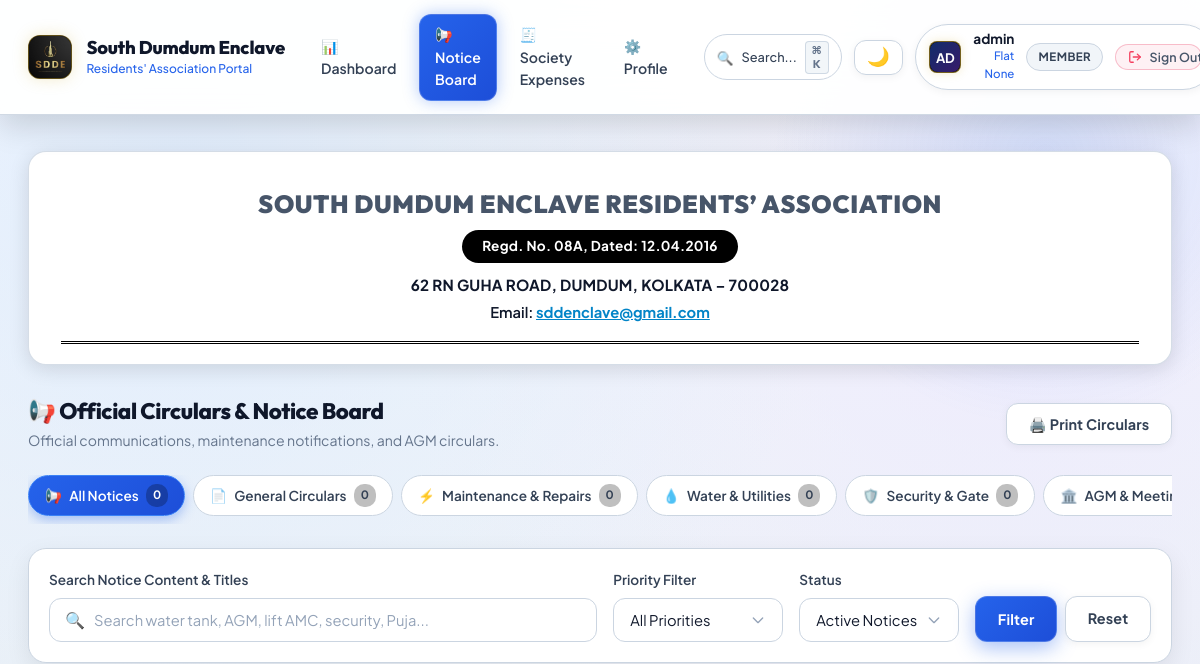
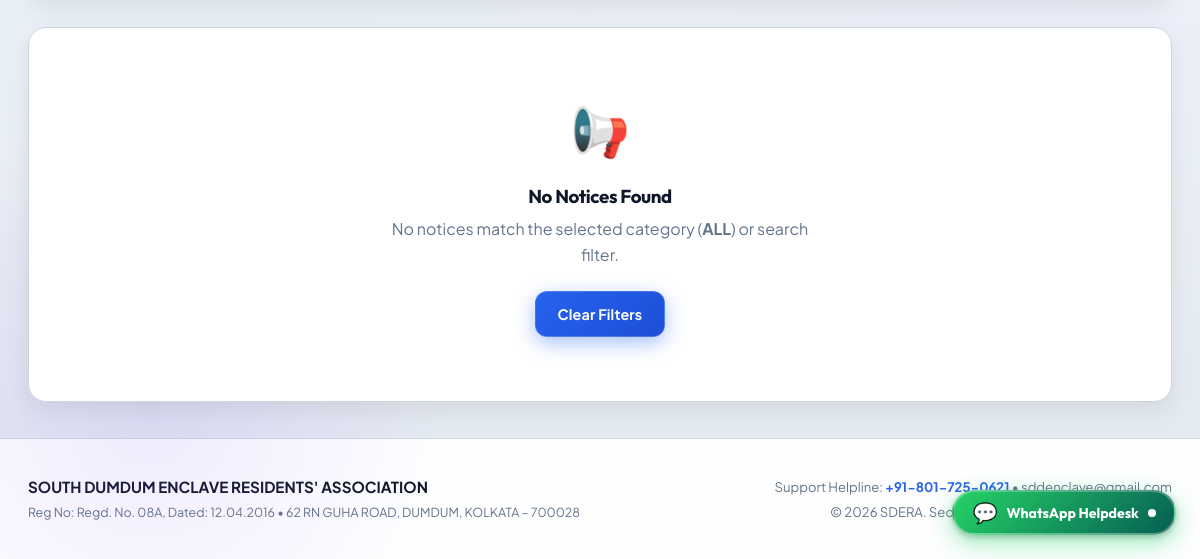
The app's page /notices (signed in), older data (2 pictures, top to bottom).
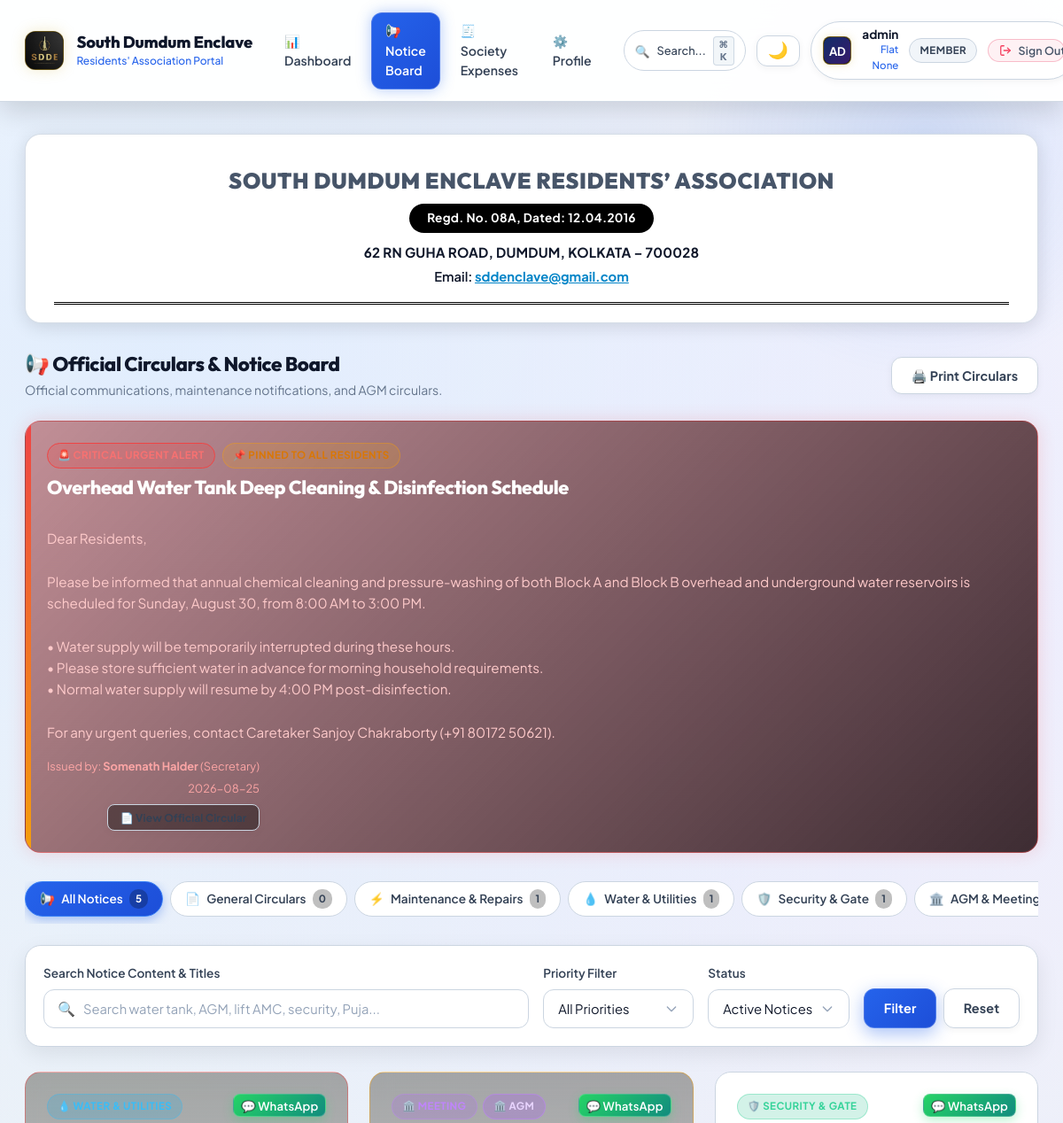
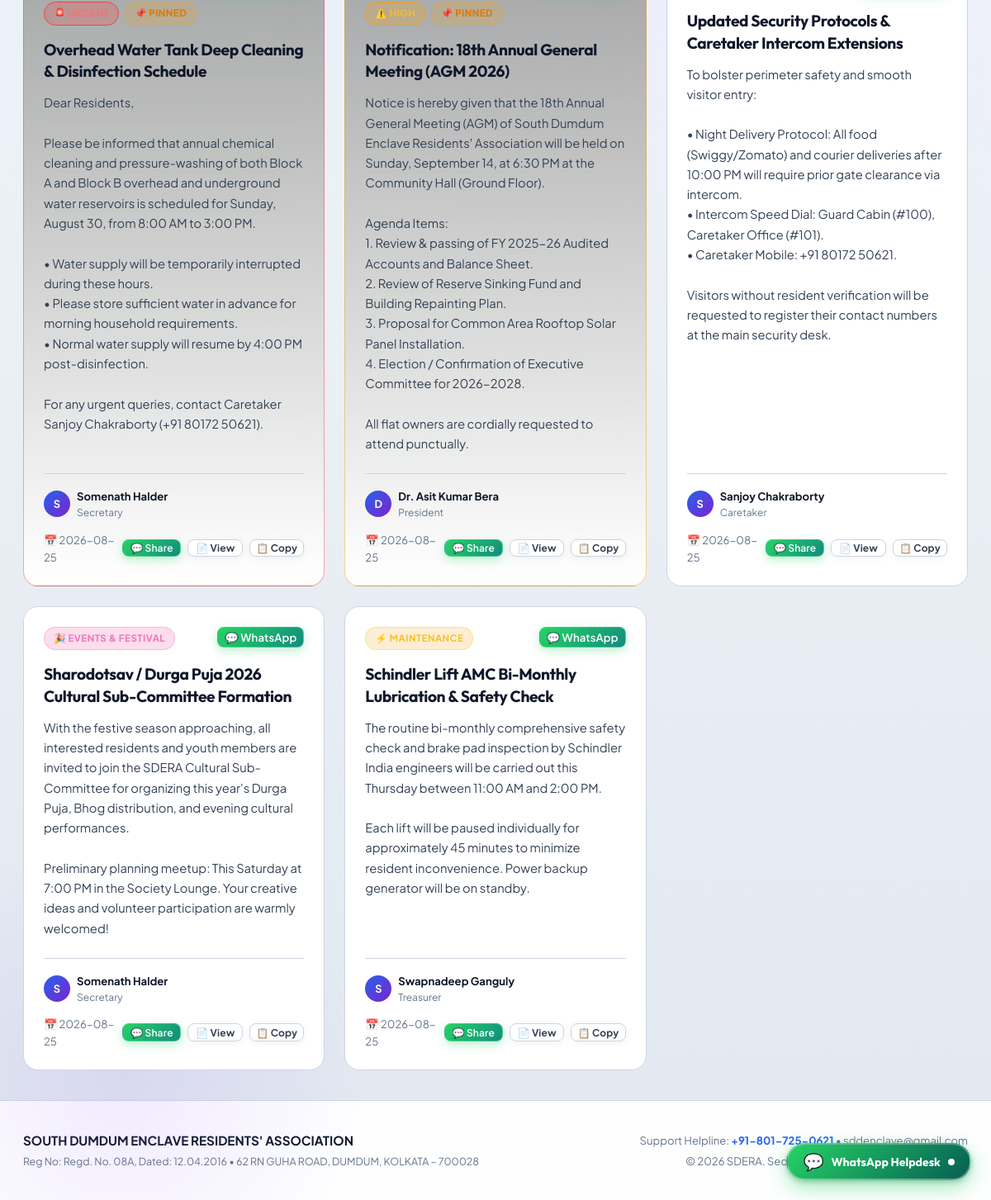
The same page, newer data (2 pictures, top to bottom).
### tables this page shows
CREATE TABLE tbl_notices (
                id INTEGER PRIMARY KEY AUTOINCREMENT,
                title VARCHAR(255) NOT NULL,
                content TEXT NOT NULL,
                category VARCHAR(50) NOT NULL DEFAULT 'GENERAL',
                meeting_type VARCHAR(50) DEFAULT NULL,
                meeting_date VARCHAR(50) DEFAULT NULL,
                priority VARCHAR(20) NOT NULL DEFAULT 'NORMAL',
                is_pinned INTEGER NOT NULL DEFAULT 0,
                posted_by VARCHAR(100) NOT NULL,
                posted_by_role VARCHAR(50) NOT NULL DEFAULT 'Executive Committee',
                status VARCHAR(20) NOT NULL DEFAULT 'ACTIVE',
                created_at TIMESTAMP DEFAULT CURRENT_TIMESTAMP,
                updated_at TIMESTAMP DEFAULT CURRENT_TIMESTAMP
            );

### app.py (the view)
@app.route('/notices')
@login_required
def notices_list():
    user = session.get('user', {})
    is_admin = bool(user.get('is_admin') or user.get('role') in ADMIN_ROLES)
    cat_filter = request.args.get('category', 'ALL').strip().upper()
    meeting_type_filter = request.args.get('meeting_type', 'ALL').strip()
    priority_filter = request.args.get('priority', 'ALL').strip().upper()
    search_q = request.args.get('q', '').strip()
    status_filter = request.args.get('status', 'ACTIVE').strip().upper()
    query = "SELECT * FROM tbl_notices WHERE 1=1"
    params = []
    if status_filter != 'ALL':
        query += " AND status = %s"
        params.append(status_filter)
    if cat_filter != 'ALL':
        query += " AND category = %s"
        params.append(cat_filter)
    if meeting_type_filter != 'ALL' and meeting_type_filter:
        query += " AND meeting_type = %s"
        params.append(meeting_type_filter)
    if priority_filter != 'ALL':
        query += " AND priority = %s"
        params.append(priority_filter)
    if search_q:
        query += " AND (title LIKE %s OR content LIKE %s OR posted_by LIKE %s OR meeting_type LIKE %s)"
        like_term = f"%{search_q}%"
        params.extend([like_term, like_term, like_term, like_term])
    query += " ORDER BY is_pinned DESC, (priority = 'URGENT') DESC, (priority = 'HIGH') DESC, id DESC"
    notices = query_db(query, params)
    cat_counts = {}
    total_active = 0
    all_notices_raw = query_db("SELECT category, COUNT(*) as cnt FROM tbl_notices WHERE status = 'ACTIVE' GROUP BY category")
    for r in (all_notices_raw or []):
        cat_counts[r['category']] = r['cnt']
        total_active += r['cnt']
    cat_counts['ALL'] = total_active
    pinned_urgent = [n for n in (notices or []) if n.get('is_pinned') and n.get('priority') == 'URGENT']
    recipients_info = get_notice_email_recipients() if is_admin else None
    return render_template(
        'notices.html',
        notices=notices,
        categories=NOTICE_CATEGORIES,
        meeting_types=MEETING_TYPES,
        current_category=cat_filter,
        current_meeting_type=meeting_type_filter,
        current_priority=priority_filter,
        current_status=status_filter,
        search_q=search_q,
        cat_counts=cat_counts,
        pinned_urgent=pinned_urgent,
        recipients_info=recipients_info,
        is_admin=is_admin,
        now=datetime.now()
    )

### templates/notices.html (shortened to what this page needs)
{% extends 'base.html' %}
{% block content %}
<div class="official-letterhead">
    <h1 class="letterhead-title">SOUTH DUMDUM ENCLAVE RESIDENTS’ ASSOCIATION</h1>
    <div class="letterhead-pill">Regd. No. 08A, Dated: 12.04.2016</div>
    <div class="letterhead-address">62 RN GUHA ROAD, DUMDUM, KOLKATA – 700028</div>
    <div class="letterhead-email">Email: <a href="mailto:sddenclave@gmail.com">sddenclave@gmail.com</a></div>
    <div class="letterhead-double-rule"></div>
</div>
<div class="notices-hero">
    <div class="page-header-title">
        <h2 style="font-size: 1.4rem; font-weight: 800; color: var(--text-heading, #ffffff); margin: 0;">📢 Official Circulars &amp; Notice Board</h2>
        <p style="font-size: 0.88rem; color: var(--text-muted, #94a3b8); margin: 4px 0 0 0;">Official communications, maintenance notifications, and AGM circulars.</p>
    </div>
    <div class="page-header-actions no-print">
        <button type="button" class="btn btn-secondary" onclick="window.print()" title="Print Notice Board">
            🖨️ Print Circulars
        </button>
    </div>
</div>
{% if pinned_urgent %}
{% for un in pinned_urgent %}
<div class="urgent-banner-card">
    <div style="display: flex; justify-content: space-between; align-items: flex-start; gap: 1rem; flex-wrap: wrap;">
        <div>
            <div style="display: flex; align-items: center; gap: 0.5rem; margin-bottom: 0.5rem;">
                <span class="badge badge-prio-urgent">🚨 CRITICAL URGENT ALERT</span>
                <span class="badge badge-warning">📌 Pinned to All Residents</span>
            </div>
            <h3 style="font-size: 1.35rem; font-weight: 800; color: #ffffff; margin-bottom: 0.5rem; cursor: pointer;" onclick='openViewDocModal({{ un|tojson }})'>
                {{ un.title }}
            </h3>
            <p style="font-size: 0.95rem; color: #fecaca; line-height: 1.6; margin: 0; white-space: pre-line;">
                {{ un.content }}
            </p>
        </div>
        <div style="text-align: right; font-size: 0.8rem; color: #fca5a5;">
            <div>Issued by: <strong>{{ un.posted_by }}</strong> ({{ un.posted_by_role }})</div>
            <div style="margin-top: 4px;">{{ (un.created_at|string)[:10] }}</div>
            <button type="button" class="btn btn-sm btn-secondary no-print" style="margin-top: 8px; font-size: 0.75rem; background: rgba(0,0,0,0.4);" onclick='openViewDocModal({{ un|tojson }})'>
                📄 View Official Circular
            </button>
        </div>
    </div>
</div>
{% endfor %}
{% endif %}
<div class="notices-pills-bar no-print">
    {% for cat_code, cat_label, cat_icon in categories %}
    <a href="{{ url_for('notices_list', category=cat_code, priority=current_priority, q=search_q, status=current_status) }}"
       class="notice-pill {% if current_category == cat_code %}active{% endif %}">
        <span>{{ cat_icon }}</span>
        <span>{{ cat_label }}</span>
        <span class="notice-pill-badge">{{ cat_counts.get(cat_code, 0) }}</span>
    </a>
    {% endfor %}
</div>
<div class="card filter-box no-print" style="margin-bottom: 1.75rem; padding: 1.25rem;">
    <form method="GET" action="{{ url_for('notices_list') }}" style="display: flex; gap: 1rem; align-items: flex-end; flex-wrap: wrap;">
        <div style="flex: 1 1 240px; min-width: 0;">
            <label class="form-label" for="q">Search Notice Content &amp; Titles</label>
            <div class="live-search-box">
                <span class="search-icon">🔍</span>
                <input type="text" id="q" name="q" class="form-control" placeholder="Search water tank, AGM, lift AMC, security, Puja..." value="{{ search_q }}">
            </div>
        </div>
        <div style="flex: 0 1 170px; min-width: 0;">
            <label class="form-label" for="priority">Priority Filter</label>
            <select id="priority" name="priority" class="form-select" onchange="this.form.submit()">
                <option value="ALL" {% if current_priority == 'ALL' %}selected{% endif %}>All Priorities</option>
            </select>
        </div>
        <div style="flex: 0 1 160px; min-width: 0;">
            <label class="form-label" for="status">Status</label>
            <select id="status" name="status" class="form-select" onchange="this.form.submit()">
                <option value="ACTIVE" {% if current_status == 'ACTIVE' %}selected{% endif %}>Active Notices</option>
            </select>
        </div>
        <div style="display: flex; gap: 0.5rem; flex-wrap: wrap;">
            <button type="submit" class="btn btn-primary">Filter</button>
            <a href="{{ url_for('notices_list') }}" class="btn btn-secondary">Reset</a>
        </div>
    </form>
</div>
{% if notices %}
<div class="notices-grid">
    {% for n in notices %}
    <div class="notice-card {% if n.is_pinned %}is-pinned{% endif %} {% if n.priority == 'URGENT' %}is-urgent{% endif %}" id="notice-{{ n.id }}">
        <div>
            <div class="notice-card-header">
                <div class="notice-badges-group">
                    {% if n.category == 'WATER_SUPPLY' %}
                        <span class="badge badge-cat-water">💧 Water &amp; Utilities</span>
                    {% elif n.category == 'MAINTENANCE' %}
                        <span class="badge badge-cat-maintenance">⚡ Maintenance</span>
                    {% elif n.category == 'AGM_MEETING' %}
                        <span class="badge badge-cat-agm">🏛️ Meeting</span>
                        {% if n.meeting_type %}
                            <span class="badge badge-cat-meeting-type" title="Meeting Type: {{ n.meeting_type }}">🏛️ {{ n.meeting_type }}</span>
                        {% endif %}
                    {% elif n.category == 'EVENTS_FESTIVAL' %}
                        <span class="badge badge-cat-events">🎉 Events &amp; Festival</span>
                    {% elif n.category == 'SECURITY' %}
                        <span class="badge badge-cat-security">🛡️ Security &amp; Gate</span>
                    {% elif n.category == 'FINANCIAL' %}
                        <span class="badge badge-cat-financial">💰 Accounts &amp; Dues</span>
                    {% elif n.category == 'EMERGENCY' %}
                        <span class="badge badge-cat-emergency">🚨 Urgent Alert</span>
                    {% else %}
                        <span class="badge badge-cat-general">📄 General</span>
                    {% endif %}
                    {% if n.priority == 'URGENT' %}
                        <span class="badge badge-prio-urgent">🚨 URGENT</span>
                    {% elif n.priority == 'HIGH' %}
                        <span class="badge badge-prio-high">⚠️ HIGH</span>
                    {% endif %}
                    {% if n.is_pinned %}
                        <span class="badge badge-warning" title="Pinned on Dashboard">📌 Pinned</span>
                    {% endif %}
                </div>
                <div class="notice-actions no-print">
                    {% if is_admin %}
                    <form method="POST" action="{{ url_for('notices_toggle_pin', notice_id=n.id) }}" style="display:inline;">
                        <button type="submit" class="btn btn-sm btn-secondary" style="padding: 0.2rem 0.5rem;" title="{{ 'Unpin from Top' if n.is_pinned else 'Pin to Top' }}">
                            {{ '📍 Unpin' if n.is_pinned else '📌 Pin' }}
                        </button>
                    </form>
                    <form method="POST" action="{{ url_for('notices_broadcast', notice_id=n.id) }}" style="display:inline;" onsubmit="return confirm('Broadcast notice \'{{ n.title }}\' to all registered member email addresses?');">
                        <button type="submit" class="btn btn-sm btn-secondary" style="padding: 0.2rem 0.5rem;" title="Broadcast to Member Inboxes">
                            ✉️ Email
                        </button>
                    </form>
                    <button type="button" class="btn btn-sm btn-whatsapp" style="padding: 0.2rem 0.5rem;" onclick='openNoticeWhatsAppModal({{ n|tojson }})' title="Share / Broadcast Notice on WhatsApp">
                        💬 WhatsApp
                    </button>
                    <button type="button" class="btn btn-sm btn-secondary" style="padding: 0.2rem 0.5rem;" title="Edit Notice"
                            onclick='openEditModal({{ n|tojson }})'>
                        ✏️
                    </button>
                    <form method="POST" action="{{ url_for('notices_delete', notice_id=n.id) }}" style="display:inline;" onsubmit="return confirm('Permanently delete this notice?');">
                        <button type="submit" class="btn btn-sm btn-secondary" style="padding: 0.2rem 0.5rem; color: #ef4444;" title="Delete Notice">
                            🗑️
                        </button>
                    </form>
                    {% else %}
                    <button type="button" class="btn btn-sm btn-whatsapp" style="padding: 0.2rem 0.5rem;" onclick='openNoticeWhatsAppModal({{ n|tojson }})' title="Share Notice on WhatsApp">
                        💬 WhatsApp
                    </button>
                    {% endif %}
                </div>
            </div>
            <h3 class="notice-title" onclick='openViewDocModal({{ n|tojson }})' title="Click to view full official letterhead circular">{{ n.title }}</h3>
            <div class="notice-body-text">{{ n.content }}</div>
        </div>
        <div class="notice-footer">
            <div class="notice-author-box">
                <div class="notice-author-avatar">
                    {{ n.posted_by[:1].upper() if n.posted_by else 'S' }}
                </div>
                <div>
                    <strong style="color: var(--text-main, #ffffff);">{{ n.posted_by }}</strong>
                    <div style="font-size: 0.75rem; color: var(--text-muted, #94a3b8);">{{ n.posted_by_role }}</div>
                </div>
            </div>
            <div style="display: flex; align-items: center; gap: 0.5rem;">
                <span title="{{ n.created_at }}">📅 {{ (n.created_at|string)[:10] }}</span>
                <button type="button" class="btn btn-sm btn-whatsapp no-print" style="padding: 0.15rem 0.55rem; font-size: 0.75rem;" onclick='openNoticeWhatsAppModal({{ n|tojson }})' title="Share / Broadcast on WhatsApp">
                    💬 Share
                </button>
                <button type="button" class="btn btn-sm btn-secondary no-print" style="padding: 0.15rem 0.55rem; font-size: 0.75rem;" onclick='openViewDocModal({{ n|tojson }})' title="View in official letterhead format">
                    📄 View
                </button>
                <button type="button" class="btn btn-sm btn-secondary no-print" style="padding: 0.15rem 0.45rem; font-size: 0.75rem;" onclick="copyNoticeText({{ n.id }})" title="Copy text to clipboard">
                    📋 Copy
                </button>
            </div>
        </div>
    </div>
    {% endfor %}
</div>
{% else %}
<div class="card" style="text-align: center; padding: 4rem 2rem;">
    <div style="font-size: 3rem; margin-bottom: 1rem;">📢</div>
    <h3 style="color: var(--text-main, #ffffff); margin-bottom: 0.5rem;">No Notices Found</h3>
    <p style="color: var(--text-muted, #94a3b8); max-width: 450px; margin: 0 auto 1.5rem auto;">
        No notices match the selected category (<strong>{{ current_category }}</strong>) or search filter.
    </p>
    <a href="{{ url_for('notices_list') }}" class="btn btn-primary">Clear Filters</a>
</div>
{% endif %}
{% endblock %}

Row changes from the older to the newer data that the page shows:
added tbl_notices: title "Overhead Water Tank Deep Cleaning & Disinfection Schedule", content "Dear Residents, Please be informed that annual chemical cleaning and pressure-washing of both Block A and Block B overhead and underground water reservoirs is scheduled for Sunday, August 30, from 8:00 AM to 3:00 PM. • Water supply will be temporarily interrupted during these hours. • Please store sufficient water in advance for morning household requirements. • Normal water supply will resume by 4:00 PM post-disinfection. For any urgent queries, contact Caretaker Sanjoy Chakraborty (+91 80172 50621).", posted_by "Somenath Halder", posted_by_role "Secretary", created_at "2026-08-25", category "💧 WATER & UTILITIES", priority "🚨 URGENT", is_pinned "📌 PINNED", posted_by "S"
added tbl_notices: meeting_type "AGM", priority "⚠️ HIGH", is_pinned "📌 PINNED", title "Notification: 18th Annual General Meeting (AGM 2026)", content "Notice is hereby given that the 18th Annual General Meeting (AGM) of South Dumdum Enclave Residents' Association will be held on Sunday, September 14, at 6:30 PM at the Community Hall (Ground Floor). Agenda Items: 1. Review & passing of FY 2025-26 Audited Accounts and Balance Sheet. 2. Review of Reserve Sinking Fund and Building Repainting Plan. 3. Proposal for Common Area Rooftop Solar Panel Installation. 4. Election / Confirmation of Executive Committee for 2026-2028. All flat owners are cordially requested to attend punctually.", posted_by "D", posted_by "Dr. Asit Kumar Bera", posted_by_role "President", created_at "2026-08-25"
added tbl_notices: category "🛡️ SECURITY & GATE", title "Updated Security Protocols & Caretaker Intercom Extensions", content "To bolster perimeter safety and smooth visitor entry: • Night Delivery Protocol: All food (Swiggy/Zomato) and courier deliveries after 10:00 PM will require prior gate clearance via intercom. • Intercom Speed Dial: Guard Cabin (#100), Caretaker Office (#101). • Caretaker Mobile: +91 80172 50621. Visitors without resident verification will be requested to register their contact numbers at the main security desk.", posted_by "S", posted_by "Sanjoy Chakraborty", posted_by_role "Caretaker", created_at "2026-08-25"
added tbl_notices: category "🎉 EVENTS & FESTIVAL", title "Sharodotsav / Durga Puja 2026 Cultural Sub-Committee Formation", content "With the festive season approaching, all interested residents and youth members are invited to join the SDERA Cultural Sub-Committee for organizing this year's Durga Puja, Bhog distribution, and evening cultural performances. Preliminary planning meetup: This Saturday at 7:00 PM in the Society Lounge. Your creative ideas and volunteer participation are warmly welcomed!", posted_by "S", posted_by "Somenath Halder", posted_by_role "Secretary", created_at "2026-08-25"
added tbl_notices: category "⚡ MAINTENANCE", title "Schindler Lift AMC Bi-Monthly Lubrication & Safety Check", content "The routine bi-monthly comprehensive safety check and brake pad inspection by Schindler India engineers will be carried out this Thursday between 11:00 AM and 2:00 PM. Each lift will be paused individually for approximately 45 minutes to minimize resident inconvenience. Power backup generator will be on standby.", posted_by "S", posted_by "Swapnadeep Ganguly", posted_by_role "Treasurer", created_at "2026-08-25"
Text that changed along with them:
{{ current_category }}: "ALL" → (not shown)
new list line: "📢 All Notices 5"
new list line: "⚡ Maintenance & Repairs 1"
new list line: "💧 Water & Utilities 1"
new list line: "🛡️ Security & Gate 1"
list line gone: "📢 All Notices 0"
list line gone: "⚡ Maintenance & Repairs 0"
list line gone: "💧 Water & Utilities 0"
list line gone: "🛡️ Security & Gate 0"
text no longer shown: "📢 No Notices Found No notices match the selected category ( ) or search filter. Clear Filters"
